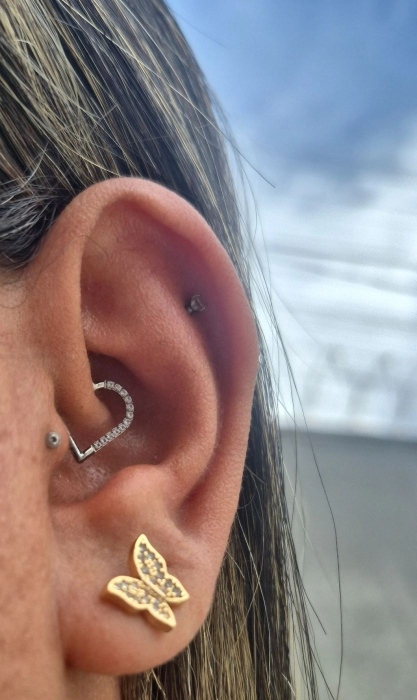
#> input picture sites/aure-art-studio-tattoo-piercing-em-goiania/img/g1.jpg, 833 x 1400 px (shown at 1/2 size)
$ python -i fetch_photos.py   (imports and definitions only)   (older library calls are emulated)
#> lines starting #> are read from the running program, lines starting #| are printed output that depends on the picture
#> further down, picture is the input picture: PIL image 833x1400 RGB; mean R, G, B 141.7, 129.2, 130.2
#!/usr/bin/env python3
"""Baixa e seleciona fotos das avaliações de cada negócio.
Uso: python3 fetch_photos.py _data/b1.json _data/b2.json
Gera sites/<slug>/img/p01.jpg... e sites/<slug>/photos.json (credito, proporção, qualidade)."""
import hashlib, io, json, os, re, sys, unicodedata, urllib.request
from concurrent.futures import ThreadPoolExecutor
import cv2, numpy as np
from PIL import Image

HERE = os.path.dirname(os.path.abspath(__file__))
FACE = cv2.CascadeClassifier(cv2.data.haarcascades + "haarcascade_frontalface_default.xml") if hasattr(cv2, "CascadeClassifier") else None
PROFILE = cv2.CascadeClassifier(cv2.data.haarcascades + "haarcascade_profileface.xml") if hasattr(cv2, "CascadeClassifier") else None


# [5 lines left out: function clean_name, not called in this run]


def slugify(t):
    t = unicodedata.normalize("NFKD", t).encode("ascii", "ignore").decode().lower()
    return re.sub(r"[^a-z0-9]+", "-", t).strip("-")[:48]


def sized(url, w=1400):
    return url.rsplit("=", 1)[0] + f"=w{w}" if "googleusercontent" in url and "=" in url.rsplit("/", 1)[-1] else url


# [6 lines left out: function fetch, not called in this run]


def ahash(im):
    g = np.asarray(im.convert("L").resize((8, 8)), dtype=np.float32)
    return (g > g.mean()).flatten()


def analyse(im):
    w, h = im.size
#> w = 833; h = 1400
    s = 640 / max(w, h)
#> s = 0.457
    small = cv2.cvtColor(np.asarray(im.resize((max(1, int(w * s)), max(1, int(h * s))))), cv2.COLOR_RGB2GRAY)
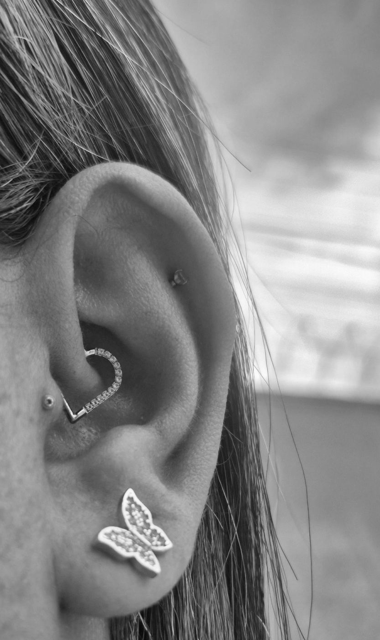
#> small: shape (640, 380); min 8, max 251, mean 133
    sharp = cv2.Laplacian(small, cv2.CV_64F).var()
#> sharp = 583.2
    bright = float(small.mean())
#> bright = 133
    faces = (list(FACE.detectMultiScale(small, 1.15, 5, minSize=(40, 40))) + list(PROFILE.detectMultiScale(small, 1.15, 6, minSize=(40, 40)))) if FACE is not None else []
#> faces = []
    face_frac = max([fw / small.shape[1] for (_, _, fw, _) in faces] or [0])
#> face_frac = 0
    return sharp, bright, face_frac, len(faces)


# [37 lines left out: function process, not called in this run]


# [7 lines not run here, left out]

>>> from PIL import Image
>>> picture = Image.open('aure-art-studio-tattoo-piercing-em-goiania/img/g1.jpg')
>>> result = analyse(picture)
#> result = (583.2, 133, 0, 0)

$ run again, on sites/aure-art-studio-tattoo-piercing-em-goiania/img/g15.jpg
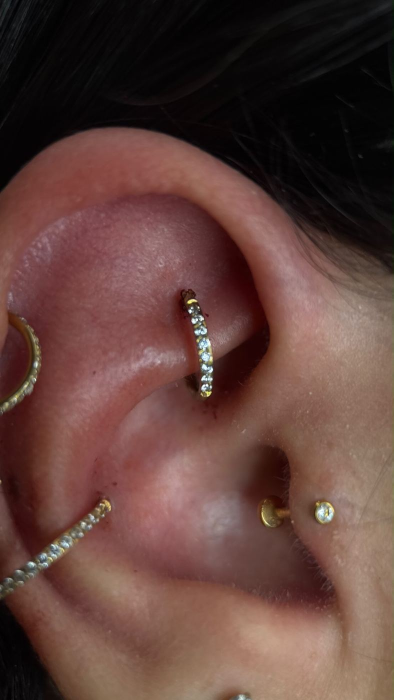
#> input picture sites/aure-art-studio-tattoo-piercing-em-goiania/img/g15.jpg, 787 x 1400 px (shown at 1/2 size)
#> picture is the input picture: PIL image 787x1400 RGB; mean R, G, B 95.4, 65.1, 59
#> in analyse, `small = cv2.cvtColor(np.asarray(im.resize((max(1, int(w * s)), max(1, ..`:
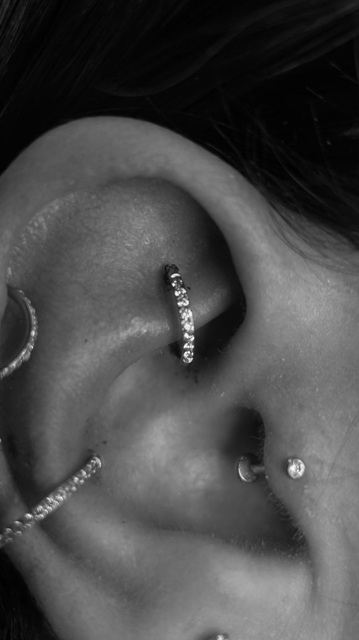
#> small: shape (640, 359); min 0, max 254, mean 73.5
#> sharp = 92.57
#> bright = 73.5
#> faces = []
#> face_frac = 0
#> result = (92.57, 73.5, 0, 0)

$ run again, on sites/aure-art-studio-tattoo-piercing-em-goiania/img/g18.jpg
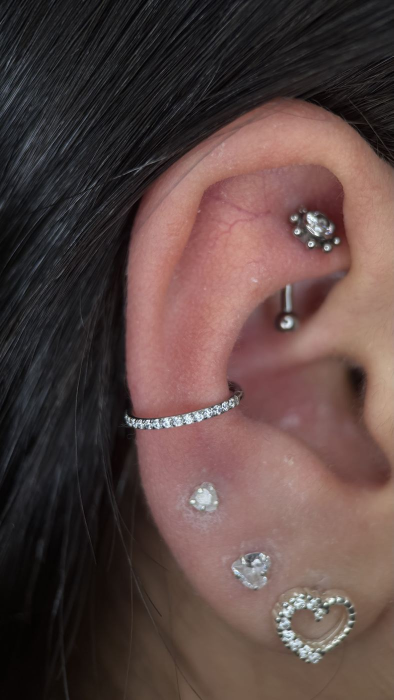
#> input picture sites/aure-art-studio-tattoo-piercing-em-goiania/img/g18.jpg, 787 x 1400 px (shown at 1/2 size)
#> picture is the input picture: PIL image 787x1400 RGB; mean R, G, B 89.9, 69.3, 66.2
#> in analyse, `small = cv2.cvtColor(np.asarray(im.resize((max(1, int(w * s)), max(1, ..`:
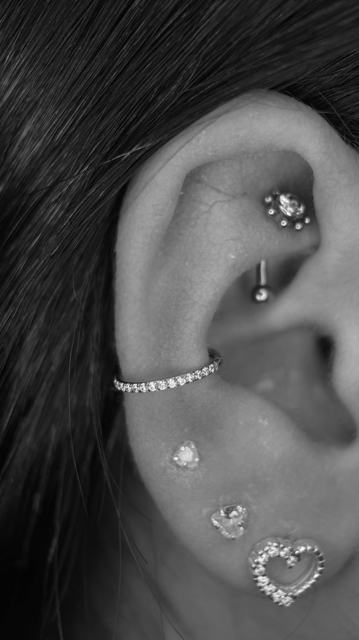
#> small: shape (640, 359); min 1, max 253, mean 75.1
#> sharp = 307.3
#> bright = 75.08
#> faces = []
#> face_frac = 0
#> result = (307.3, 75.08, 0, 0)

$ run again, on sites/aure-art-studio-tattoo-piercing-em-goiania/img/g3.jpg
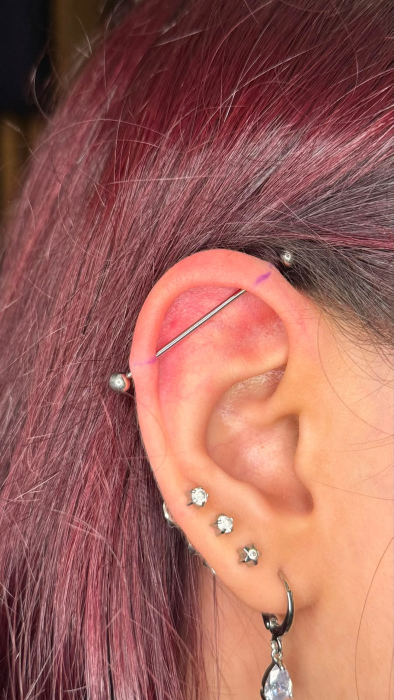
#> input picture sites/aure-art-studio-tattoo-piercing-em-goiania/img/g3.jpg, 787 x 1400 px (shown at 1/2 size)
#> picture is the input picture: PIL image 787x1400 RGB; mean R, G, B 158.2, 98.3, 90.3
#> in analyse, `small = cv2.cvtColor(np.asarray(im.resize((max(1, int(w * s)), max(1, ..`:
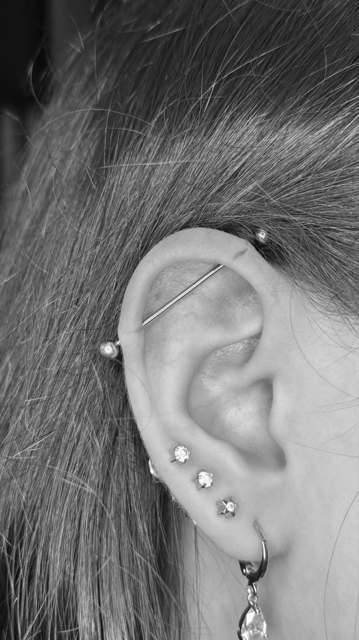
#> small: shape (640, 359); min 7, max 255, mean 115.3
#> sharp = 1368.6
#> bright = 115.3
#> faces = []
#> face_frac = 0
#> result = (1368.6, 115.3, 0, 0)
